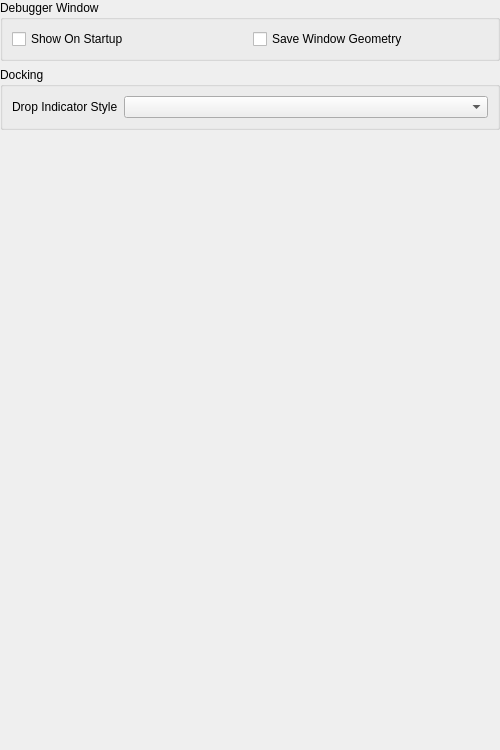
<?xml version="1.0" encoding="UTF-8"?>
<ui version="4.0">
 <class>DebugUserInterfaceSettingsWidget</class>
 <widget class="QWidget" name="DebugUserInterfaceSettingsWidget">
  <property name="geometry">
   <rect>
    <x>0</x>
    <y>0</y>
    <width>500</width>
    <height>750</height>
   </rect>
  </property>
  <property name="windowTitle">
   <string/>
  </property>
  <layout class="QVBoxLayout" name="verticalLayout_2">
   <property name="leftMargin">
    <number>0</number>
   </property>
   <property name="topMargin">
    <number>0</number>
   </property>
   <property name="rightMargin">
    <number>0</number>
   </property>
   <property name="bottomMargin">
    <number>0</number>
   </property>
   <item>
    <widget class="QGroupBox" name="windowGroup">
     <property name="sizePolicy">
      <sizepolicy hsizetype="Preferred" vsizetype="Fixed">
       <horstretch>0</horstretch>
       <verstretch>0</verstretch>
      </sizepolicy>
     </property>
     <property name="title">
      <string>Debugger Window</string>
     </property>
     <layout class="QGridLayout" name="gridLayout_3">
      <item row="0" column="1">
       <widget class="QCheckBox" name="saveWindowGeometryCheckBox">
        <property name="text">
         <string>Save Window Geometry</string>
        </property>
       </widget>
      </item>
      <item row="0" column="0">
       <widget class="QCheckBox" name="showOnStartupCheckBox">
        <property name="sizePolicy">
         <sizepolicy hsizetype="Minimum" vsizetype="Preferred">
          <horstretch>0</horstretch>
          <verstretch>0</verstretch>
         </sizepolicy>
        </property>
        <property name="text">
         <string>Show On Startup</string>
        </property>
       </widget>
      </item>
     </layout>
    </widget>
   </item>
   <item>
    <widget class="QGroupBox" name="dockingGroup">
     <property name="sizePolicy">
      <sizepolicy hsizetype="Preferred" vsizetype="Fixed">
       <horstretch>0</horstretch>
       <verstretch>0</verstretch>
      </sizepolicy>
     </property>
     <property name="title">
      <string>Docking</string>
     </property>
     <layout class="QFormLayout" name="formLayout">
      <item row="0" column="0">
       <widget class="QLabel" name="dropIndicatorLabel">
        <property name="text">
         <string>Drop Indicator Style</string>
        </property>
       </widget>
      </item>
      <item row="0" column="1">
       <widget class="QComboBox" name="dropIndicatorCombo"/>
      </item>
     </layout>
    </widget>
   </item>
   <item>
    <spacer name="verticalSpacer">
     <property name="orientation">
      <enum>Qt::Vertical</enum>
     </property>
     <property name="sizeHint" stdset="0">
      <size>
       <width>20</width>
       <height>40</height>
      </size>
     </property>
    </spacer>
   </item>
  </layout>
 </widget>
 <resources/>
 <connections/>
</ui>
